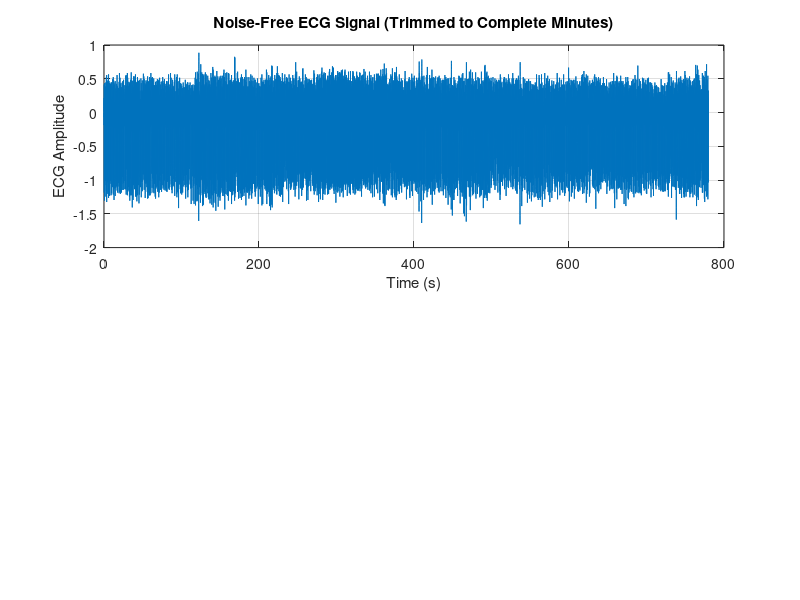

The MATLAB script that drew this image: (Note: this script raises an error after producing the figure.)
% First draft of the final code for Task 2.1
% Load and plot the ECG signal
load('E1.mat');
Fs = 128;

% Calculate how many complete minutes of data we want
samples_per_minute = 60 * Fs;
total_complete_minutes = floor(length(E1)/(samples_per_minute));
samples_to_keep = total_complete_minutes * samples_per_minute;

% Trim the signal to exact multiple of minutes
E1_trimmed = E1(1:samples_to_keep);

% Create time vector for trimmed signal
t = (0:length(E1_trimmed)-1)/Fs;

% Figure 1: Plot full trimmed ECG signal
figure;
subplot(2,1,1);
plot(t, E1_trimmed);
xlabel('Time (s)');
ylabel('ECG Amplitude');
title('Noise-Free ECG Signal (Trimmed to Complete Minutes)');
grid on;

% Improved R-peak detection
% First find all R-peaks at once with adaptive threshold
window_duration = 5; % 5 seconds for calculating local statistics
window_samples = window_duration * Fs;
signal_length = length(E1_trimmed);
threshold = zeros(size(E1_trimmed));

% Calculate adaptive threshold
for i = 1:window_samples:signal_length
    window_end = min(i + window_samples - 1, signal_length);
    window_data = E1_trimmed(i:window_end);
    threshold(i:window_end) = mean(window_data) + 1.5*std(window_data);
end

% Find R-peaks using the adaptive threshold
[~, R_locs] = findpeaks(E1_trimmed, ...
    'MinPeakHeight', mean(threshold), ...
    'MinPeakDistance', 0.25*Fs);  % Minimum 0.5 seconds between peaks

% Calculate BPM values for each minute
total_minutes = total_complete_minutes;
bpmVals = zeros(1, total_minutes);

% Overlay R-peak detection on the ECG plot
subplot(2,1,1);
hold on;
plot(t(R_locs), E1_trimmed(R_locs), 'ro', 'MarkerSize', 8);
title(sprintf('ECG Signal with Detected R-peaks (Total: %d)', length(R_locs)));

for minute = 1:total_minutes
    % Time window for current minute
    start_sample = (minute-1) * 60 * Fs + 1;
    end_sample = minute * 60 * Fs;
    
    % Find R-peaks within this minute
    minute_peaks = R_locs((R_locs >= start_sample) & (R_locs <= end_sample));
    
    % Calculate BPM for this minute
    if length(minute_peaks) > 1
        RR_intervals = diff(minute_peaks) / Fs;  % Convert to seconds
        avg_RR = mean(RR_intervals);
        bpmVals(minute) = 60 / avg_RR;
        
        % Print number of R-peaks detected in this minute
        fprintf('Minute %d: %d R-peaks detected, BPM = %.1f\n', ...
            minute, length(minute_peaks), bpmVals(minute));
    else
        if minute > 1
            bpmVals(minute) = bpmVals(minute-1);
            fprintf('Warning: Less than 2 R-peaks detected in minute %d, using previous value\n', minute);
        else
            bpmVals(minute) = 0;
            fprintf('Warning: Less than 2 R-peaks detected in minute %d\n', minute);
        end
    end
end

% Calculate average BPM
avgBPM = mean(bpmVals);

% Figure 1 (continued): Plot heart rate
subplot(2,1,2);
time_mins = 1:total_minutes;
plot(time_mins, bpmVals, 'b-o', 'LineWidth', 2);
hold on;
plot([1 total_minutes], [avgBPM avgBPM], 'r--', 'LineWidth', 1.5);
grid on;
xlabel('Time (minutes)');
ylabel('Heart Rate (BPM)');
title('Heart Rate Over Time');
legend('Heart Rate', sprintf('Average: %.1f BPM', avgBPM));

% Adjust figure layout
set(gcf, 'Position', [100 100 800 600]);
subplot(2,1,1); box on;
subplot(2,1,2); box on;

% Print summary statistics
fprintf('\nECG Analysis Summary:\n');
fprintf('Total duration: %d complete minutes\n', total_minutes);
fprintf('Total R-peaks detected: %d\n', length(R_locs));
fprintf('Average R-peaks per minute: %.1f\n', length(R_locs)/total_minutes);
fprintf('Average heart rate: %.1f BPM\n', avgBPM);
fprintf('Min heart rate: %.1f BPM\n', min(bpmVals));
fprintf('Max heart rate: %.1f BPM\n', max(bpmVals));


% ... (keep all your previous code until the summary statistics) ...
% Load and plot the ECG signal
load('E1.mat');
Fs = 128;

% Calculate how many complete minutes of data we want
samples_per_minute = 60 * Fs;
total_complete_minutes = floor(length(E1)/(samples_per_minute));
samples_to_keep = total_complete_minutes * samples_per_minute;

% Trim the signal to exact multiple of minutes
E1_trimmed = E1(1:samples_to_keep);

% Create time vector for trimmed signal
t = (0:length(E1_trimmed)-1)/Fs;

% Figure 1: Plot full trimmed ECG signal
figure;
subplot(2,1,1);
plot(t, E1_trimmed);
xlabel('Time (s)');
ylabel('ECG Amplitude');
title('Noise-Free ECG Signal (Trimmed to Complete Minutes)');
grid on;

% Improved R-peak detection
% First find all R-peaks at once with adaptive threshold
window_duration = 5; % 5 seconds for calculating local statistics
window_samples = window_duration * Fs;
signal_length = length(E1_trimmed);
threshold = zeros(size(E1_trimmed));

% Calculate adaptive threshold
for i = 1:window_samples:signal_length
    window_end = min(i + window_samples - 1, signal_length);
    window_data = E1_trimmed(i:window_end);
    threshold(i:window_end) = mean(window_data) + 1.5*std(window_data);
end

% Find R-peaks using the adaptive threshold
[pks, R_locs] = findpeaks(E1_trimmed, ...
    'MinPeakHeight', mean(threshold), ...
    'MinPeakDistance', 0.25*Fs);  % Minimum 0.5 seconds between peaks

% Calculate BPM values for each minute
total_minutes = total_complete_minutes;
bpmVals = zeros(1, total_minutes);

% Overlay R-peak detection on the ECG plot
subplot(2,1,1);
hold on;
plot(t(R_locs), E1_trimmed(R_locs), 'ro', 'MarkerSize', 8);
title(sprintf('ECG Signal with Detected R-peaks (Total: %d)', length(R_locs)));

for minute = 1:total_minutes
    % Time window for current minute
    start_sample = (minute-1) * 60 * Fs + 1;
    end_sample = minute * 60 * Fs;
    
    % Find R-peaks within this minute
    minute_peaks = R_locs((R_locs >= start_sample) & (R_locs <= end_sample));
    
    % Calculate BPM for this minute
    if length(minute_peaks) > 1
        RR_intervals = diff(minute_peaks) / Fs;  % Convert to seconds
        avg_RR = mean(RR_intervals);
        bpmVals(minute) = 60 / avg_RR;
        
        % Print number of R-peaks detected in this minute
        fprintf('Minute %d: %d R-peaks detected, BPM = %.1f\n', ...
            minute, length(minute_peaks), bpmVals(minute));
    else
        if minute > 1
            bpmVals(minute) = bpmVals(minute-1);
            fprintf('Warning: Less than 2 R-peaks detected in minute %d, using previous value\n', minute);
        else
            bpmVals(minute) = 0;
            fprintf('Warning: Less than 2 R-peaks detected in minute %d\n', minute);
        end
    end
end

% Calculate average BPM
avgBPM = mean(bpmVals);

% Figure 1 (continued): Plot heart rate
subplot(2,1,2);
time_mins = 1:total_minutes;
plot(time_mins, bpmVals, 'b-o', 'LineWidth', 2);
hold on;
plot([1 total_minutes], [avgBPM avgBPM], 'r--', 'LineWidth', 1.5);
grid on;
xlabel('Time (minutes)');
ylabel('Heart Rate (BPM)');
title('Heart Rate Over Time');
legend('Heart Rate', sprintf('Average: %.1f BPM', avgBPM));

% Adjust figure layout
set(gcf, 'Position', [100 100 800 600]);
subplot(2,1,1); box on;
subplot(2,1,2); box on;

% Print summary statistics
fprintf('\nECG Analysis Summary:\n');
fprintf('Total duration: %d complete minutes\n', total_minutes);
fprintf('Total R-peaks detected: %d\n', length(R_locs));
fprintf('Average R-peaks per minute: %.1f\n', length(R_locs)/total_minutes);
fprintf('Average heart rate: %.1f BPM\n', avgBPM);
fprintf('Min heart rate: %.1f BPM\n', min(bpmVals));
fprintf('Max heart rate: %.1f BPM\n', max(bpmVals));

% Add new code for plotting individual minutes
minutes_to_plot = total_minutes;
samples_per_minute = 60 * Fs;

% for minute = 1:minutes_to_plot
%     % Create a new figure for each minute
%     figure;
    
%     % Calculate time range for this minute
%     start_sample = (minute-1) * samples_per_minute + 1;
%     end_sample = minute * samples_per_minute;
%     time_range = t(start_sample:end_sample);
    
%     % Plot ECG signal for this minute
%     plot(time_range, E1_trimmed(start_sample:end_sample), 'b');
%     hold on;
    
%     % Find and plot R-peaks for this minute
%     minute_peaks = R_locs((R_locs >= start_sample) & (R_locs <= end_sample));
%     plot(t(minute_peaks), E1_trimmed(minute_peaks), 'ro', 'MarkerSize', 8);
    
%     % Add labels and title
%     xlabel('Time (s)');
%     ylabel('ECG Amplitude');
%     title(sprintf('Minute %d - ECG Signal with R-peaks (BPM: %.1f)', ...
%         minute, bpmVals(minute)));
%     grid on;
    
%     % Add text box with statistics for this minute
%     stats_text = sprintf('R-peaks detected: %d\nBPM: %.1f', ...
%         length(minute_peaks), bpmVals(minute));
%     annotation('textbox', [0.7 0.7 0.2 0.2], ...
%         'String', stats_text, ...
%         'FitBoxToText', 'on', ...
%         'BackgroundColor', 'white');
    
%     % Set consistent y-axis limits across all minutes
%     ylim([min(E1_trimmed) max(E1_trimmed)]);
    
%     % Adjust figure size and position
%     set(gcf, 'Position', [100 100 800 400]);
% end